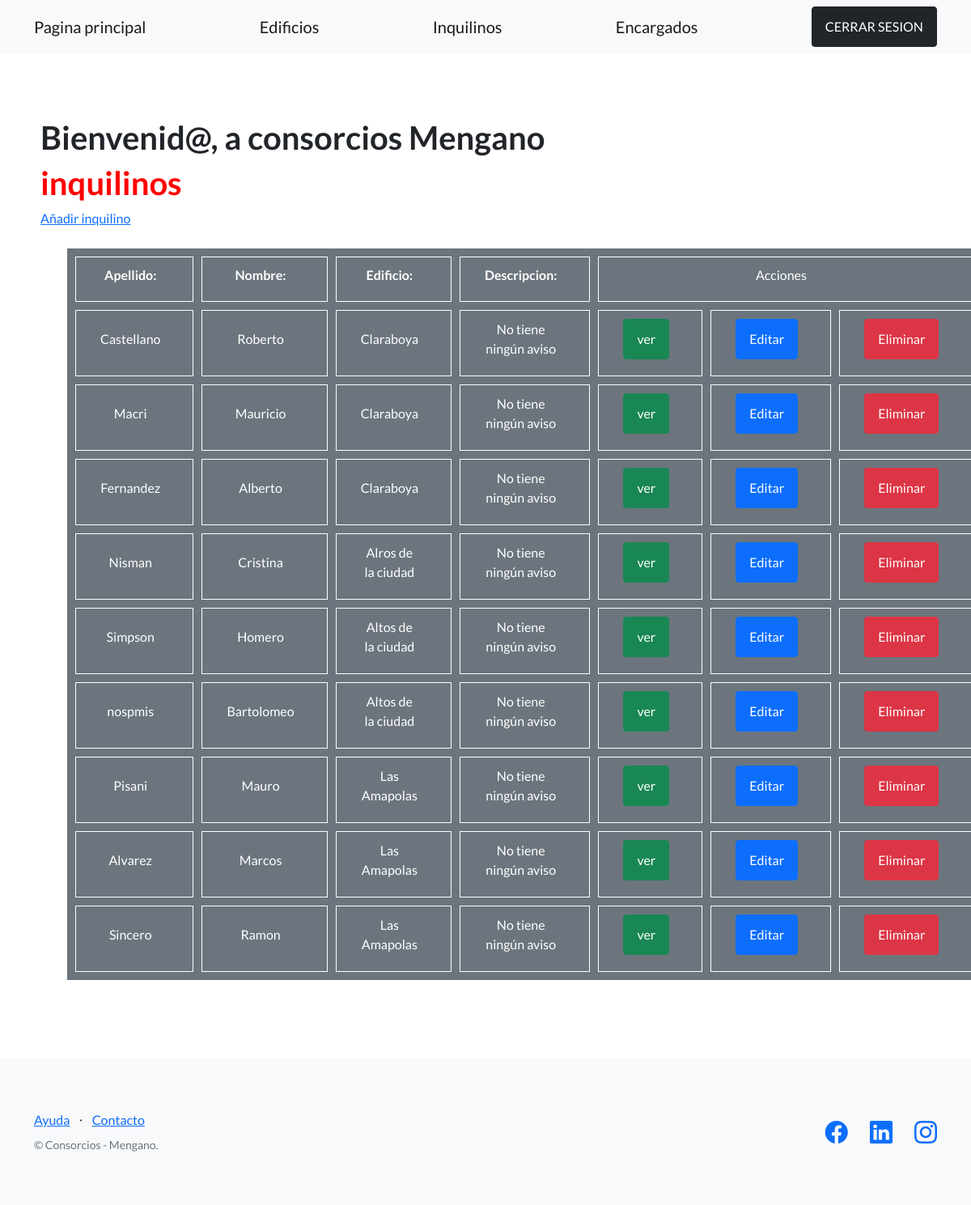
/edificios/inquilinos/ (signed in), run on an earlier commit of the app's database.
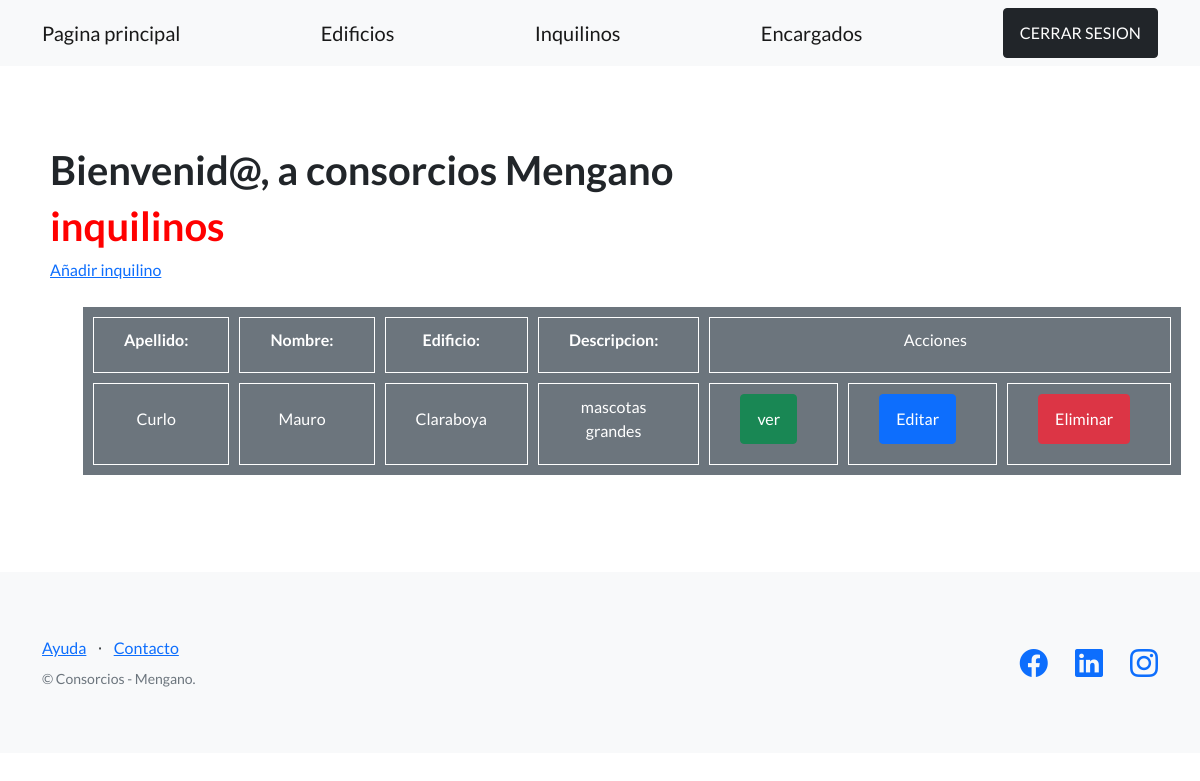
And on a later commit of the database.
### edificios/models.py (models this page shows, shortened)
class Inquilino(models.Model):
    nombre = models.CharField(max_length=30)
    apellido = models.CharField(max_length=30)
    dni = models.CharField(max_length=32)
    email = models.EmailField()
    fecha_nacimiento = models.DateField(null=True) #El null=True es para no tener que completarlo
    edificio = models.CharField(max_length= 30)
    descripcion = models.CharField (max_length=200)

### edificios/views.py (the view)
# urls.py: path('inquilinos/', InquilinoListView.as_view(), name='listar_inquilinos'),
class InquilinoListView(LoginRequiredMixin, ListView):
    model = Inquilino
    template_name = "edificios/lista_inquilinos.html"

### edificios/templates/edificios/lista_inquilinos.html (shortened to what this page needs)
{% extends 'edificios/base.html' %}
{% block contenido %}
<div>
{% include 'edificios/barra_saludo.html' %}
<h1 class= "titulos-consorcios">inquilinos</h1>
<a href= "{%url 'crear_inquilinos' %}">Añadir inquilino</a>
<br><br>
<ul>
<table>
  <tr>
    <th>Apellido:</th>
    <th>Nombre:</th>
    <th>Edificio:</th>
    <th>Descripcion:</th>
    <td colspan="3">Acciones</td>
  </tr>
  {% for inquilino in object_list %}
  <tr>
    <td>{{ inquilino.apellido}}</td>
    <td>{{ inquilino.nombre}}</td>
    <td>{{ inquilino.edificio}}</td>
    <td>{{ inquilino.descripcion}}</td>
    <td>
      <a href="{% url "ver_inquilino" inquilino.id %}" class="btn btn-success">       ver    </a>
    </td>
    <td>
      <a href="{% url "editar_inquilino" inquilino.id %}" class="btn btn-primary">        Editar     </a>
    </td>
  <td>
    <a href="{% url "eliminar_inquilino" inquilino.id %}" class="btn btn-danger">        Eliminar     </a>
    </td>
  </tr>
  {% endfor %}
</table>
</ul>
</div>
{% endblock contenido %}

### edificios/templates/edificios/base.html (shortened to what this page needs)
{% load static %}
<!DOCTYPE html>
<html lang="en">
    <head>
        <link href="https://cdn.jsdelivr.net/npm/bootstrap-icons@1.5.0/font/bootstrap-icons.css" rel="stylesheet" type="text/css" />
        <link href="{% static 'css/styles.css' %}" rel="stylesheet" />
    </head>
    <body>
        <nav class="navbar navbar-light bg-light static-top">
            <div class="container">
                <a class="navbar-brand" href="{% url 'bienvenidos' %}">Pagina principal</a>
                <a class="navbar-brand" href="{% url 'listar_edificios' %}">Edificios</a>
                <a class="navbar-brand" href="{% url 'listar_inquilinos' %}">Inquilinos</a>
                <a class="navbar-brand" href="{% url 'listar_encargados' %}">Encargados</a>
                {% if user.is_authenticated %}
                <a class="btn btn-dark" href="{% url 'logout' %}">CERRAR SESION</a>
                {% else %}
                    <a class="btn btn-primary" href="{% url 'login' %}">Iniciar sesion</a>
                    <a class="btn btn-secondary" href="{% url 'login' %}">Registro</a>
                {% endif %}
            </div>
        </nav>
        <section style="padding:80px 50px;">
            {% block contenido %}
            {% endblock contenido %}
        </section>
        <footer class="footer bg-light">
            <div class="container">
                <div class="row">
                    <div class="col-lg-6 h-100 text-center text-lg-start my-auto">
                        <ul class="list-inline mb-2">
                            <li class="list-inline-item"><a href="#!">Ayuda</a></li>
                            <li class="list-inline-item">⋅</li>
                            <li class="list-inline-item"><a href="#!">Contacto</a></li>
                        </ul>
                        <p class="text-muted small mb-4 mb-lg-0">&copy; Consorcios - Mengano.</p>
                    </div>
                    <div class="col-lg-6 h-100 text-center text-lg-end my-auto">
                        <ul class="list-inline mb-0">
                            <li class="list-inline-item me-4">
                                <a href="https://www.facebook.com/mauro.p.curlo/"><i class="bi-facebook fs-3"></i></a>
                            </li>
                            <li class="list-inline-item me-4">
                                <a href="https://www.linkedin.com/in/mauro-pisani-curlo/"><i class="bi-linkedin fs-3"></i></a>
                            </li>
                            <li class="list-inline-item">
                                <a href="https://www.instagram.com/mauro.p.curlo/"><i class="bi-instagram fs-3"></i></a>
                            </li>
                        </ul>
                    </div>
                </div>
            </div>
        </footer>
    </body>
</html>

### edificios/templates/edificios/barra_saludo.html
<div>
    <h1>Bienvenid@, {{request.user.first_name}} a consorcios Mengano</h1>
</div>

What changed in the data, as far as the page shows it:
removed Inquilino: apellido "Castellano", nombre "Roberto", edificio "Claraboya", descripcion "No tiene ningún aviso"
removed Inquilino: apellido "Macri", nombre "Mauricio", edificio "Claraboya", descripcion "No tiene ningún aviso"
removed Inquilino: apellido "Fernandez", nombre "Alberto", edificio "Claraboya", descripcion "No tiene ningún aviso"
removed Inquilino: apellido "Nisman", nombre "Cristina", edificio "Alros de la ciudad", descripcion "No tiene ningún aviso"
removed Inquilino: apellido "Simpson", nombre "Homero", edificio "Altos de la ciudad", descripcion "No tiene ningún aviso"
removed Inquilino: apellido "nospmis", nombre "Bartolomeo", edificio "Altos de la ciudad", descripcion "No tiene ningún aviso"
removed Inquilino: apellido "Pisani", nombre "Mauro", edificio "Las Amapolas", descripcion "No tiene ningún aviso"
removed Inquilino: apellido "Alvarez", nombre "Marcos", edificio "Las Amapolas", descripcion "No tiene ningún aviso"
removed Inquilino: apellido "Sincero", nombre "Ramon", edificio "Las Amapolas", descripcion "No tiene ningún aviso"
added Inquilino: apellido "Curlo", nombre "Mauro", edificio "Claraboya", descripcion "mascotas grandes"
